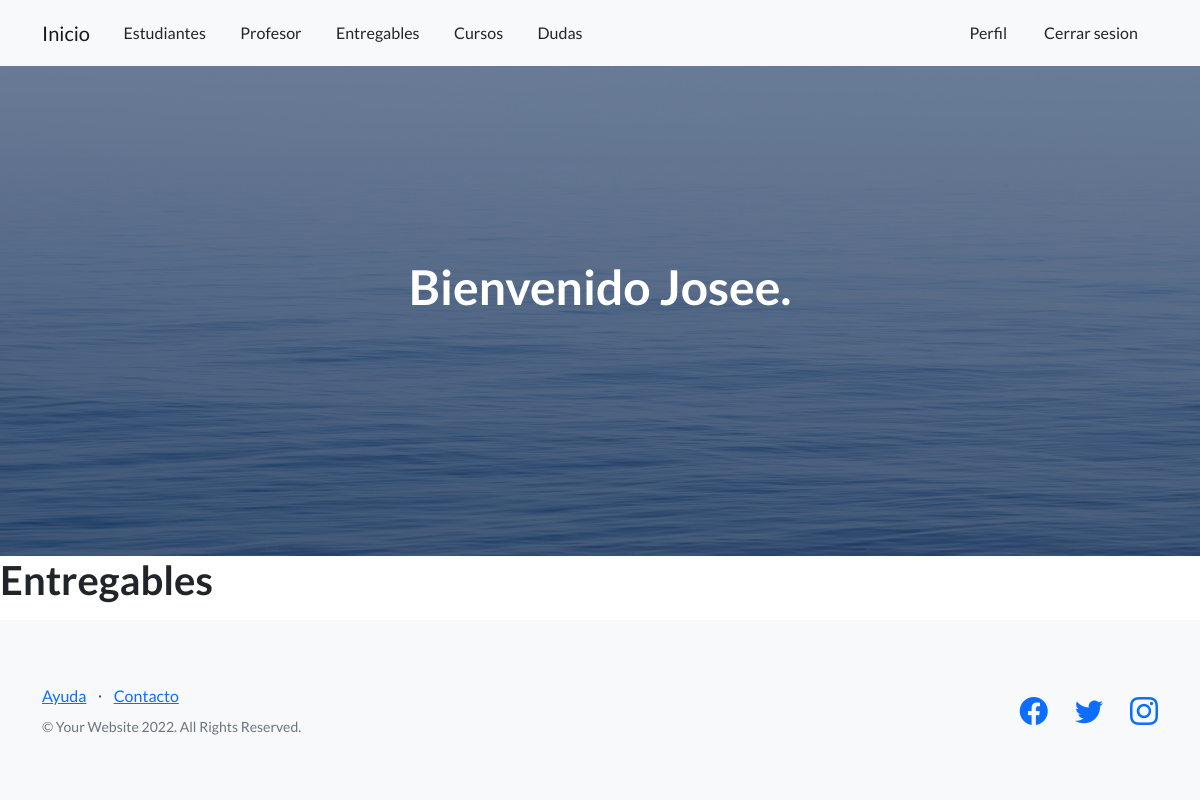
The app's page /entregable/list (signed in), older data.
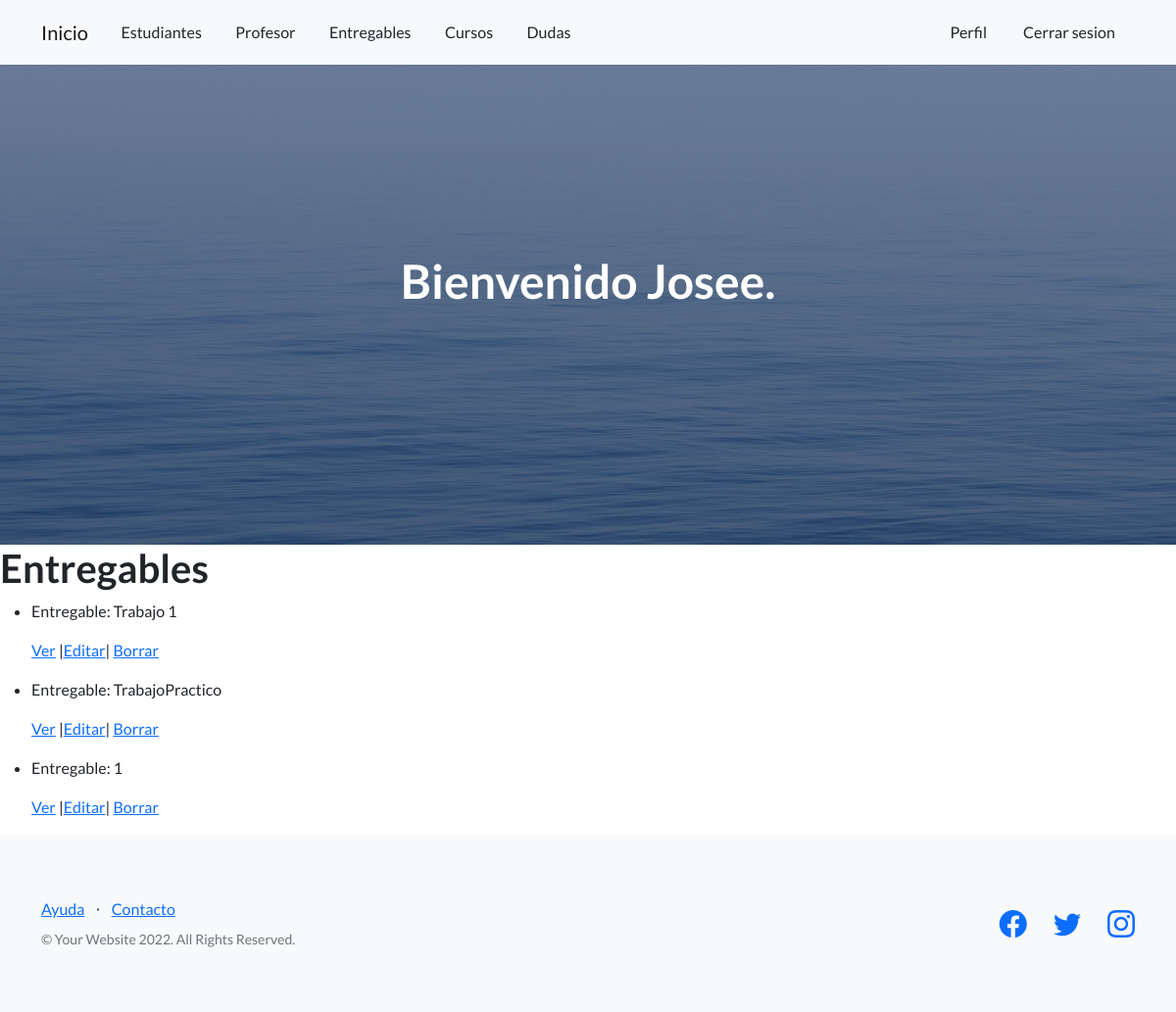
The same page, newer data.
### AppCoder/models.py (models this page shows, shortened)
class Entregable(models.Model):
    nombre=models.CharField(max_length=40)
    FechaDeEntrega=models.DateField()
    entregado=models.BooleanField()

### AppCoder/views.py (the view)
# urls.py: path('entregable/list',views.EntregableList.as_view(), name="ListEn"),
class EntregableList(ListView):
    model=Entregable
    template_name="AppCoder/entregable_list.html"

### AppCoder/templates/AppCoder/entregable_list.html
{% extends 'AppCoder/padre.html' %}
{% load static %}
{% block ContenidoQueCambia  %}
<body>
    <h1>Entregables</h1>
    <ul>
        {% for entregable in object_list %}
            <li>
                <p>Entregable: {{entregable.nombre}}</p>
                <p>
                    <a href="{% url 'DetailEn' entregable.id %}">Ver</a>
                    {%if user.is_superuser%}
                    |<a href="{% url 'EditEn' entregable.id %}">Editar</a>|
                    <a href="{% url 'DeleteEn' entregable.id %}">Borrar</a>
                    {%endif%}
                </p>
            </li>
        {%endfor%}
    </ul>
</body>
{% endblock  %}

Row changes from the older to the newer data that the page shows:
added Entregable: nombre "Trabajo 1"
added Entregable: nombre "TrabajoPractico"
added Entregable: nombre "1"
